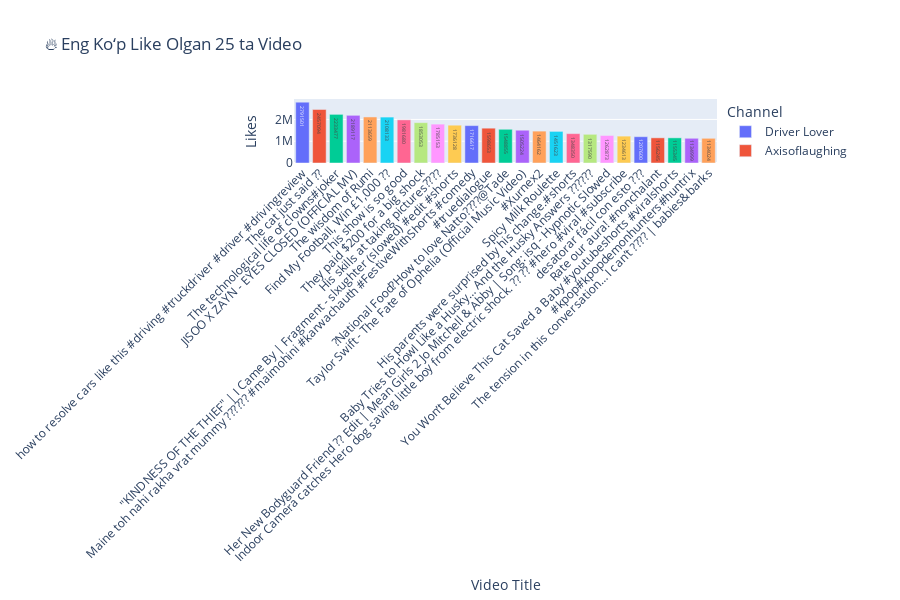

The notebook cell this image was saved under:
### Markdown cell above
# 🔥 Eng Ko‘p Like Olgan 25 ta Video

### Code cell
import pandas as pd
from sqlalchemy import create_engine

# 🔗 Python’da SQLAlchemy kutubxonasi yordamida Microsoft SQL Server bazasiga ulanish (connection) yaratadi.
engine = create_engine(
    "mssql+pyodbc://RASULBEK\\SQLEXPRESS/ProjectDB?driver=ODBC+Driver+17+for+SQL+Server&trusted_connection=yes"
)

# 🧠 So‘rov: eng ko‘p layk olgan 25 ta video
query = """
SELECT TOP 25 
    [Video Title], 
    [Channel], 
    TRY_CAST([Likes] AS BIGINT) AS Likes,  
    TRY_CAST([Views] AS BIGINT) AS Views,  
    [Country],
    [CategoryName]
FROM ClusteringData
ORDER BY TRY_CAST([Likes] AS BIGINT) DESC
"""
# TRY_CAST() — qiymatni bir turdan (type) boshqasiga o‘tkazadi.
# Views ustunidagi qiymatni son (katta butun son, ya’ni BIGINT) turiga o‘tkazadi.


# 📊 Natijani olish
df_top_likes = pd.read_sql(query, engine)

print("🎬 Eng ko‘p like olgan 25 ta video:")
print(df_top_likes.head())

# 🔹 Xohlovga ko‘ra grafikka aylantirish
import plotly.express as px

fig = px.bar(
    df_top_likes,
    x="Video Title",
    y="Likes",
    color="Channel",
    title="🔥 Eng Ko‘p Like Olgan 25 ta Video",
    text="Likes"
)
fig.update_layout(xaxis_tickangle=-45, height=600)
fig.show()

### Figure 1 — Plotly figure (JSON) as saved in the notebook; plotly's stock layout.template omitted (floating-point values rounded to 4 significant figures)
{"data": [{"hovertemplate": "Channel=Driver Lover<br>Video Title=%{x}<br>Likes=%{text}<extra></extra>", "legendgroup": "Driver Lover", "marker": {"color": "#636efa", "pattern": {"shape": ""}}, "name": "Driver Lover", "orientation": "v", "showlegend": true, "text": [2792000.0], "textposition": "auto", "type": "bar", "x": ["how to resolve cars like this #driving #truckdriver #driver #drivingreview"], "xaxis": "x", "y": [2791501], "yaxis": "y"}, {"hovertemplate": "Channel=Axisoflaughing<br>Video Title=%{x}<br>Likes=%{text}<extra></extra>", "legendgroup": "Axisoflaughing", "marker": {"color": "#EF553B", "pattern": {"shape": ""}}, "name": "Axisoflaughing", "orientation": "v", "showlegend": true, "text": [2457000.0], "textposition": "auto", "type": "bar", "x": ["The cat just said ??"], "xaxis": "x", "y": [2457094], "yaxis": "y"}, {"hovertemplate": "Channel=Untitled Joker<br>Video Title=%{x}<br>Likes=%{text}<extra></extra>", "legendgroup": "Untitled Joker", "marker": {"color": "#00cc96", "pattern": {"shape": ""}}, "name": "Untitled Joker", "orientation": "v", "showlegend": true, "text": [2233000.0], "textposition": "auto", "type": "bar", "x": ["The technological life of clowns#joker"], "xaxis": "x", "y": [2233477], "yaxis": "y"}, {"hovertemplate": "Channel=JISOO<br>Video Title=%{x}<br>Likes=%{text}<extra></extra>", "legendgroup": "JISOO", "marker": {"color": "#ab63fa", "pattern": {"shape": ""}}, "name": "JISOO", "orientation": "v", "showlegend": true, "text": [2189000.0], "textposition": "auto", "type": "bar", "x": ["JISOO X ZAYN - EYES CLOSED (OFFICIAL MV)"], "xaxis": "x", "y": [2189117], "yaxis": "y"}, {"hovertemplate": "Channel=DemonHunters-Rumi<br>Video Title=%{x}<br>Likes=%{text}<extra></extra>", "legendgroup": "DemonHunters-Rumi", "marker": {"color": "#FFA15A", "pattern": {"shape": ""}}, "name": "DemonHunters-Rumi", "orientation": "v", "showlegend": true, "text": [2114000.0], "textposition": "auto", "type": "bar", "x": ["The wisdom of Rumi"], "xaxis": "x", "y": [2113659], "yaxis": "y"}, {"hovertemplate": "Channel=John Nellis<br>Video Title=%{x}<br>Likes=%{text}<extra></extra>", "legendgroup": "John Nellis", "marker": {"color": "#19d3f3", "pattern": {"shape": ""}}, "name": "John Nellis", "orientation": "v", "showlegend": true, "text": [2108000.0], "textposition": "auto", "type": "bar", "x": ["Find My Football, Win £1,000 ??"], "xaxis": "x", "y": [2108133], "yaxis": "y"}, {"hovertemplate": "Channel=MovieLuxeShorts<br>Video Title=%{x}<br>Likes=%{text}<extra></extra>", "legendgroup": "MovieLuxeShorts", "marker": {"color": "#FF6692", "pattern": {"shape": ""}}, "name": "MovieLuxeShorts", "orientation": "v", "showlegend": true, "text": [1982000.0], "textposition": "auto", "type": "bar", "x": ["This show is so good"], "xaxis": "x", "y": [1981680], "yaxis": "y"}, {"hovertemplate": "Channel=Jacky exe<br>Video Title=%{x}<br>Likes=%{text}<extra></extra>", "legendgroup": "Jacky exe", "marker": {"color": "#B6E880", "pattern": {"shape": ""}}, "name": "Jacky exe", "orientation": "v", "showlegend": true, "text": [1853000.0], "textposition": "auto", "type": "bar", "x": ["They paid $200 for a big shock"], "xaxis": "x", "y": [1853053], "yaxis": "y"}, {"hovertemplate": "Channel=liftup.now2024<br>Video Title=%{x}<br>Likes=%{text}<extra></extra>", "legendgroup": "liftup.now2024", "marker": {"color": "#FF97FF", "pattern": {"shape": ""}}, "name": "liftup.now2024", "orientation": "v", "showlegend": true, "text": [1785000.0], "textposition": "auto", "type": "bar", "x": ["His skills at taking pictures????"], "xaxis": "x", "y": [1785153], "yaxis": "y"}, {"hovertemplate": "Channel=Jectro EditZ<br>Video Title=%{x}<br>Likes=%{text}<extra></extra>", "legendgroup": "Jectro EditZ", "marker": {"color": "#FECB52", "pattern": {"shape": ""}}, "name": "Jectro EditZ", "orientation": "v", "showlegend": true, "text": [1736000.0], "textposition": "auto", "type": "bar", "x": ["\"KINDNESS OF THE THIEF\" | I Came By | Fragment - slxughter (slowed) #edit #shorts"], "xaxis": "x", "y": [1736128], "yaxis": "y"}, {"hovertemplate": "Channel=Mai Mohini<br>Video Title=%{x}<br>Likes=%{text}<extra></extra>", "legendgroup": "Mai Mohini", "marker": {"color": "#636efa", "pattern": {"shape": ""}}, "name": "Mai Mohini", "orientation": "v", "showlegend": true, "text": [1717000.0], "textposition": "auto", "type": "bar", "x": ["Maine toh nahi rakha vrat mummy ?????? #maimohini #karwachauth #FestiveWithShorts #comedy"], "xaxis": "x", "y": [1716617], "yaxis": "y"}, {"hovertemplate": "Channel=Maqsad Echo 4.1M <br>Video Title=%{x}<br>Likes=%{text}<extra></extra>", "legendgroup": "Maqsad Echo 4.1M ", "marker": {"color": "#EF553B", "pattern": {"shape": ""}}, "name": "Maqsad Echo 4.1M ", "orientation": "v", "showlegend": true, "text": [1599000.0], "textposition": "auto", "type": "bar", "x": ["#truedialogue"], "xaxis": "x", "y": [1598653], "yaxis": "y"}, {"hovertemplate": "Channel=ISSEI / ????<br>Video Title=%{x}<br>Likes=%{text}<extra></extra>", "legendgroup": "ISSEI / ????", "marker": {"color": "#00cc96", "pattern": {"shape": ""}}, "name": "ISSEI / ????", "orientation": "v", "showlegend": true, "text": [1549000.0], "textposition": "auto", "type": "bar", "x": ["?National Food?How to love Natto????@Tade"], "xaxis": "x", "y": [1548855], "yaxis": "y"}, {"hovertemplate": "Channel=Taylor Swift<br>Video Title=%{x}<br>Likes=%{text}<extra></extra>", "legendgroup": "Taylor Swift", "marker": {"color": "#ab63fa", "pattern": {"shape": ""}}, "name": "Taylor Swift", "orientation": "v", "showlegend": true, "text": [1505000.0], "textposition": "auto", "type": "bar", "x": ["Taylor Swift - The Fate of Ophelia (Official Music Video)"], "xaxis": "x", "y": [1505224], "yaxis": "y"}, {"hovertemplate": "Channel=Xurnex 2<br>Video Title=%{x}<br>Likes=%{text}<extra></extra>", "legendgroup": "Xurnex 2", "marker": {"color": "#FFA15A", "pattern": {"shape": ""}}, "name": "Xurnex 2", "orientation": "v", "showlegend": true, "text": [1464000.0], "textposition": "auto", "type": "bar", "x": ["#Xurnex2"], "xaxis": "x", "y": [1464162], "yaxis": "y"}, {"hovertemplate": "Channel=MrBeast 2<br>Video Title=%{x}<br>Likes=%{text}<extra></extra>", "legendgroup": "MrBeast 2", "marker": {"color": "#19d3f3", "pattern": {"shape": ""}}, "name": "MrBeast 2", "orientation": "v", "showlegend": true, "text": [1452000.0], "textposition": "auto", "type": "bar", "x": ["Spicy Milk Roulette"], "xaxis": "x", "y": [1451623], "yaxis": "y"}, {"hovertemplate": "Channel=PureVision <br>Video Title=%{x}<br>Likes=%{text}<extra></extra>", "legendgroup": "PureVision ", "marker": {"color": "#FF6692", "pattern": {"shape": ""}}, "name": "PureVision ", "orientation": "v", "showlegend": true, "text": [1348000.0], "textposition": "auto", "type": "bar", "x": ["His parents were surprised by his change.#shorts"], "xaxis": "x", "y": [1348350], "yaxis": "y"}, {"hovertemplate": "Channel=Kitten Mama<br>Video Title=%{x}<br>Likes=%{text}<extra></extra>", "legendgroup": "Kitten Mama", "marker": {"color": "#B6E880", "pattern": {"shape": ""}}, "name": "Kitten Mama", "orientation": "v", "showlegend": true, "text": [1318000.0], "textposition": "auto", "type": "bar", "x": ["Baby Tries to Howl Like a Husky… And the Husky Answers ??????"], "xaxis": "x", "y": [1317590], "yaxis": "y"}, {"hovertemplate": "Channel=victoryreals<br>Video Title=%{x}<br>Likes=%{text}<extra></extra>", "legendgroup": "victoryreals", "marker": {"color": "#FF97FF", "pattern": {"shape": ""}}, "name": "victoryreals", "orientation": "v", "showlegend": true, "text": [1263000.0], "textposition": "auto", "type": "bar", "x": ["Her New Bodyguard Friend ?? Edit | Mean Girls 2 Jo Mitchell & Abby | Song: isq - Hypnotic Slowed"], "xaxis": "x", "y": [1262873], "yaxis": "y"}, {"hovertemplate": "Channel=Sora Doorbell Cam<br>Video Title=%{x}<br>Likes=%{text}<extra></extra>", "legendgroup": "Sora Doorbell Cam", "marker": {"color": "#FECB52", "pattern": {"shape": ""}}, "name": "Sora Doorbell Cam", "orientation": "v", "showlegend": true, "text": [1235000.0], "textposition": "auto", "type": "bar", "x": ["Indoor Camera catches Hero dog saving little boy from electric shock. ?? ?? #hero #viral #subscribe"], "xaxis": "x", "y": [1234613], "yaxis": "y"}, {"hovertemplate": "Channel=el kaiser YT<br>Video Title=%{x}<br>Likes=%{text}<extra></extra>", "legendgroup": "el kaiser YT", "marker": {"color": "#636efa", "pattern": {"shape": ""}}, "name": "el kaiser YT", "orientation": "v", "showlegend": true, "text": [1208000.0], "textposition": "auto", "type": "bar", "x": ["desatorar fácil con esto ???"], "xaxis": "x", "y": [1207600], "yaxis": "y"}, {"hovertemplate": "Channel=Finnosho<br>Video Title=%{x}<br>Likes=%{text}<extra></extra>", "legendgroup": "Finnosho", "marker": {"color": "#EF553B", "pattern": {"shape": ""}}, "name": "Finnosho", "orientation": "v", "showlegend": true, "text": [1156000.0], "textposition": "auto", "type": "bar", "x": ["Rate our aura! #nonchalant"], "xaxis": "x", "y": [1156245], "yaxis": "y"}, {"hovertemplate": "Channel=SnuggleSnaps<br>Video Title=%{x}<br>Likes=%{text}<extra></extra>", "legendgroup": "SnuggleSnaps", "marker": {"color": "#00cc96", "pattern": {"shape": ""}}, "name": "SnuggleSnaps", "orientation": "v", "showlegend": true, "text": [1155000.0], "textposition": "auto", "type": "bar", "x": ["You Won’t Believe This Cat Saved a Baby #youtubeshorts #viralshorts"], "xaxis": "x", "y": [1155345], "yaxis": "y"}, {"hovertemplate": "Channel=Rumi--KPOP<br>Video Title=%{x}<br>Likes=%{text}<extra></extra>", "legendgroup": "Rumi--KPOP", "marker": {"color": "#ab63fa", "pattern": {"shape": ""}}, "name": "Rumi--KPOP", "orientation": "v", "showlegend": true, "text": [1135000.0], "textposition": "auto", "type": "bar", "x": ["#kpop#kpopdemonhunters#huntrix"], "xaxis": "x", "y": [1134999], "yaxis": "y"}, {"hovertemplate": "Channel=babies&barks<br>Video Title=%{x}<br>Likes=%{text}<extra></extra>", "legendgroup": "babies&barks", "marker": {"color": "#FFA15A", "pattern": {"shape": ""}}, "name": "babies&barks", "orientation": "v", "showlegend": true, "text": [1134000.0], "textposition": "auto", "type": "bar", "x": ["The tension in this conversation… I can’t ???? | babies&barks"], "xaxis": "x", "y": [1134024], "yaxis": "y"}], "layout": {"barmode": "relative", "height": 600, "legend": {"title": {"text": "Channel"}, "tracegroupgap": 0}, "title": {"text": "🔥 Eng Ko‘p Like Olgan 25 ta Video"}, "xaxis": {"anchor": "y", "domain": [0, 1], "tickangle": -45, "title": {"text": "Video Title"}}, "yaxis": {"anchor": "x", "domain": [0, 1], "title": {"text": "Likes"}}}}
